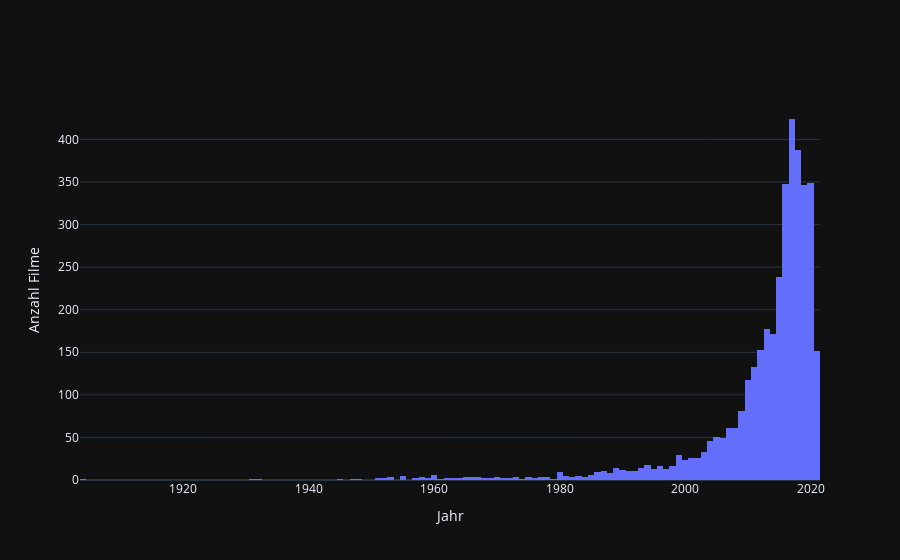

The notebook cell this image was saved under:
### Code cell
data = [
    go.Histogram( x = X_train['Year'])
    ]

fig = go.Figure(data)
fig.update_xaxes(title_text='Jahr') #Achsen immer Beschriften
fig.update_yaxes(title_text='Anzahl Filme')
fig.show()

### Figure 1 — Plotly figure (JSON) as saved in the notebook; plotly's stock layout.template omitted (floating-point values rounded to 4 significant figures; data arrays with more than 128 entries replaced by an {"elided": "..."} marker saying what was removed)
{"data": [{"x": {"elided": "3757 int values"}, "type": "histogram"}], "layout": {"xaxis": {"title": {"text": "Jahr"}}, "yaxis": {"title": {"text": "Anzahl Filme"}}}}
